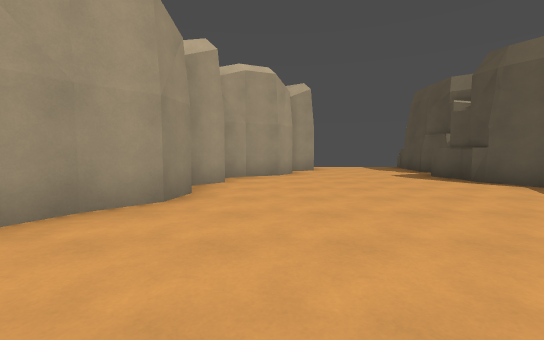
view 1 (above)

16 first-person views from a walk through a Godot game level. The camera is 1.4 m above the floor, tilts 4° down and sees 90° across. The floor is counted in squares, 2 m on a side. Each view is taken from the middle of a square. On the plan, view 1 faces up. The plan holds only what a view shows up to about 9 squares ahead; the rest is blank. The place goes on beyond the plan.

view 2
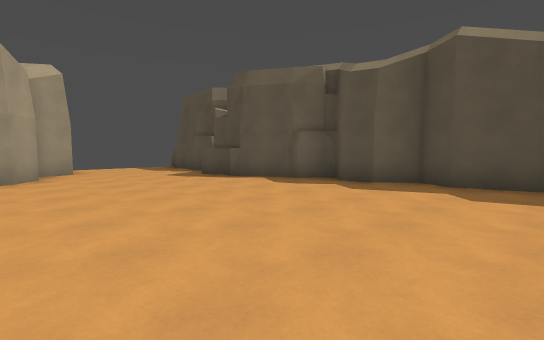

view 3
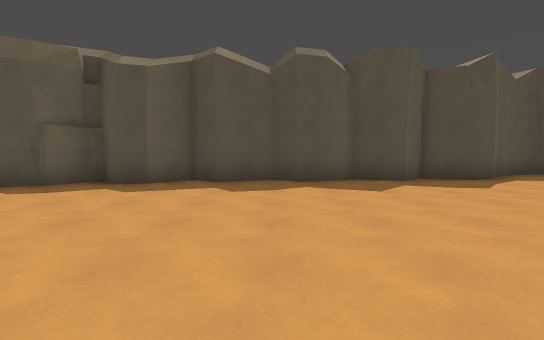

view 4
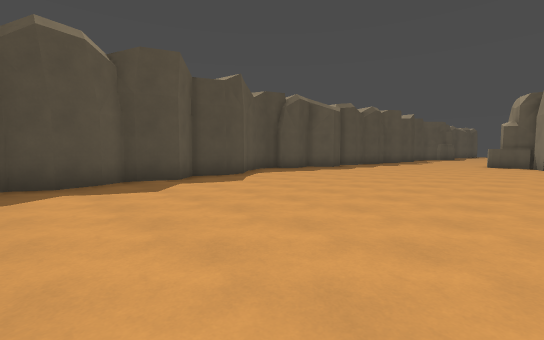

view 5
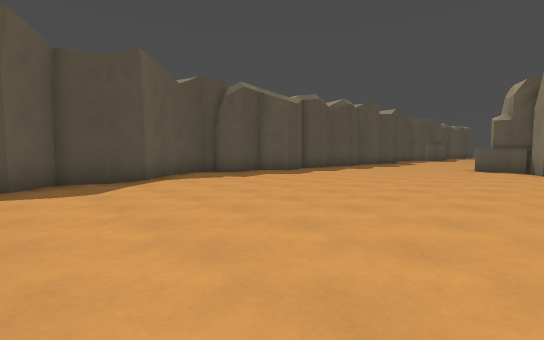

view 6
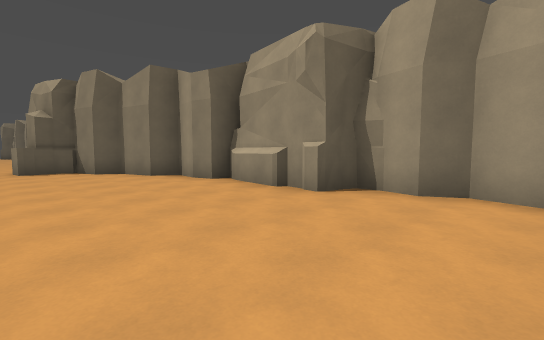

view 7
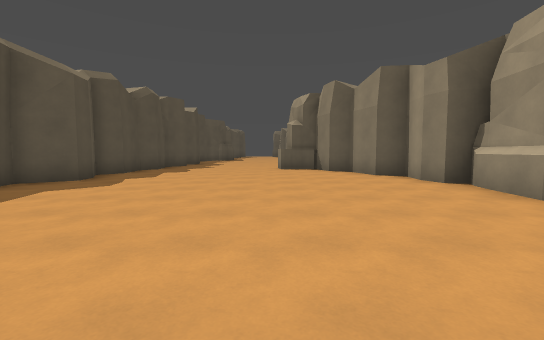

view 8
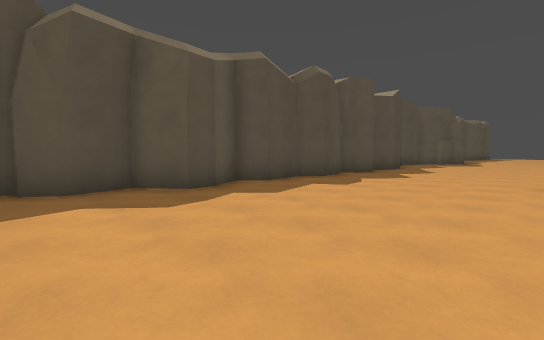

view 9
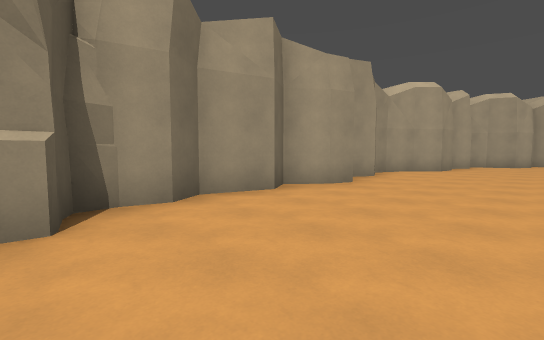

view 10
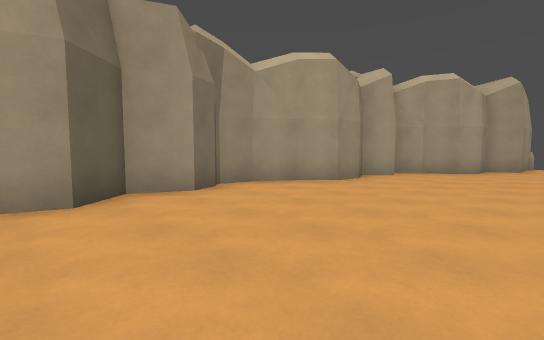

view 11
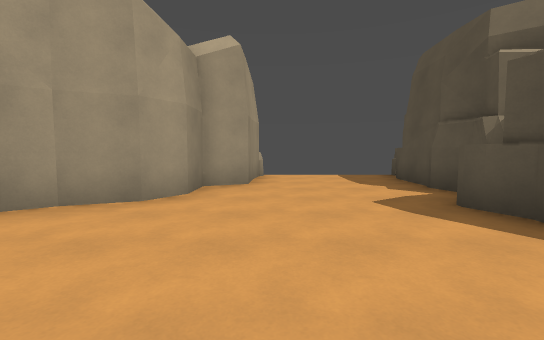

view 12
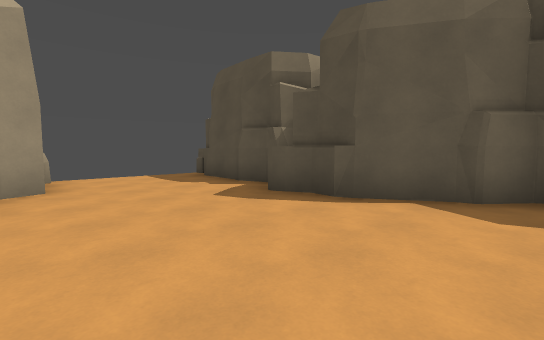

view 13
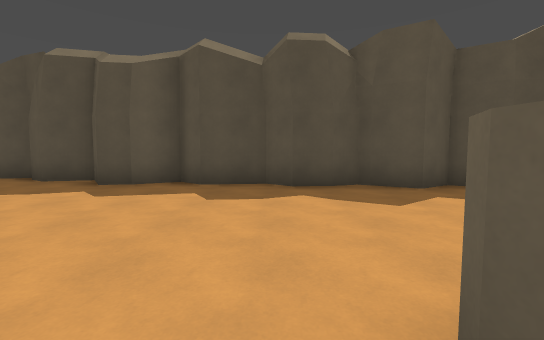

view 14
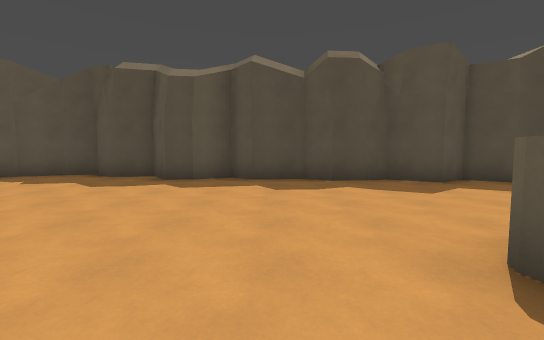

view 15
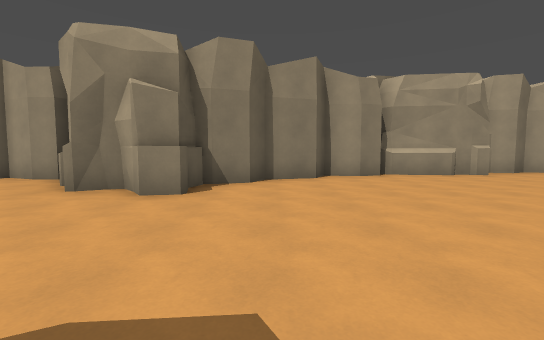

view 16
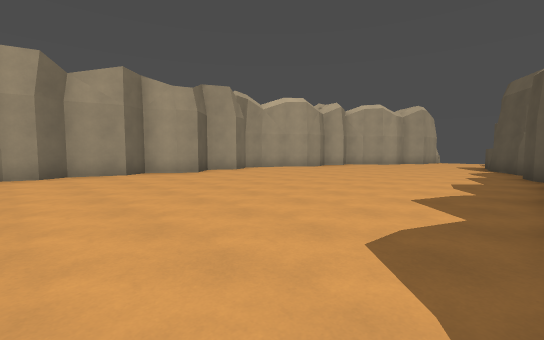

### Floor plan
Points are (right, up) in squares from view 1. A wall is a line through its corners. A room is listed if a view was taken in it or the views show most of it. See-through windows are left out.
Room 1 (views 1, 2, 3, 4, 5, 6, 7, 8, 9, 10, 11, 12, 13, 14, 15, 16)
walls: (6.4, -1.5) (6.1, -0.7) (6.5, -0.1) (6.1, 1.2) (6.5, 1.9) (5.8, 2.7) (5.6, 3.3) (6.2, 3.9) (5.4, 4.6); (-2.6, -6.6) (-1.8, -6.7) (-2.2, -9.5); (-2.7, -6.5) (-1.9, -6.9); (-2.6, 1.1) (-2.3, 0.4) (-2.8, -0.6) (-2, -1.4) (-2.2, -2) (-2.9, -2.8) (-2.5, -3.4) (-2.9, -4.8) (-2.6, -5.4) (-2.7, -6) (-2.7, -6.5) (-1.8, -6.7); (7.4, -6.1) (6.7, -5.4) (6.5, -4.7) (6.9, -3.8) (6.3, -3.1) (6.7, -2) (6.3, -1.4); (-2, -9) (-2.1, -9.5); (-2.1, 3.1) (-2.7, 2.1) (-2.9, 1.3); (8.1, -7.9) (7.9, -7.1) (7.3, -6.1); (-1.8, -9.9) (-1.6, -10.5) (-1.7, -11.5) (-1, -11.9) (-0.6, -13.2) (0, -13.5) (0.4, -14.6) (0.8, -14.7); (5.6, 4.5) (4.6, 6.2) (4.7, 6.7) (4.3, 7.5); (4.8, 5.9) (4.8, 6.8); (-1, 6.1) (-1.7, 5.4) (-1.3, 4.5) (-1.5, 3.7) (-2.2, 3); (-0.7, 7.4) (-1.4, 6.9); (5.1, 8) (5.2, 11.1); (0.3, -14.4) (0.8, -14.6) (1.6, -14.4) (1.8, -15.1) (1.3, -15.4); (1.1, -14.6) (1.2, -15.4); (5.2, 8.4) (5, 9.2); (1.4, -15.3) (1, -15.8) (1.3, -16.4); (1, -15.8) (1.1, -16.1) (1.4, -16.5); (6.4, -15.3) (6.4, -14.4) (6.8, -13.9) (6.6, -12.5) (7.2, -11.9) (6.7, -11.1) (6.6, -10.4) (7.5, -9.8) (7.2, -8.7) (7.7, -8.1); (1.6, 11.5) (1.5, 10.6) (1.5, 9.8) (0.6, 9.4) (0.6, 8.4) (0.2, 7.8) (-0.8, 7.4); (6.5, -17.5) (6, -16.8) (6.6, -15.8) (6.4, -15.2)

Positions as (right, up) in squares from view 1, and headings:
1: (0, 0), facing up
2: (0, 0), facing up-right
3: (0, 0), facing right
4: (0, 0), facing down-right
5: (0, -3), facing down-right
6: (2, -4), facing down-left
7: (2, -4), facing down
8: (2, -8), facing down-right
9: (1, -7), facing up-left
10: (2, -2), facing up-left
11: (2, 4), facing up
12: (1, 4), facing up-right
13: (1, -14), facing right
14: (0, -13), facing right
15: (6, -13), facing left
16: (6, -6), facing up-left
